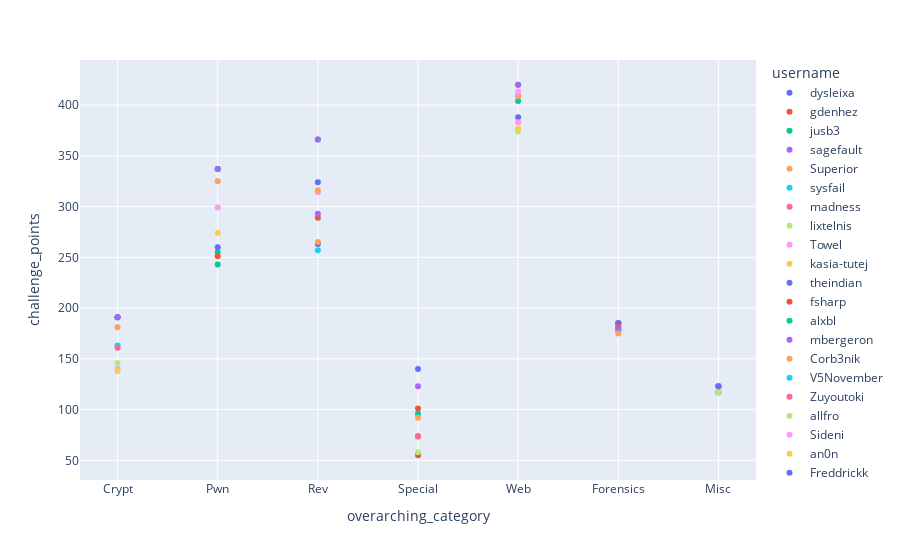

The code cell stored with this chart in its notebook:
### Code cell
import plotly.express as px

fig = px.scatter(
    top_10_per_category,
    x='overarching_category',
    y='challenge_points',
    color='username',
    hover_name='username'
)

fig.show()

### Figure 1 — Plotly figure (JSON) as saved in the notebook; plotly's stock layout.template omitted (floating-point values rounded to 4 significant figures)
{"data": [{"hovertemplate": "<b>%{hovertext}</b><br><br>username=dysleixa<br>overarching_category=%{x}<br>challenge_points=%{y}<extra></extra>", "hovertext": ["dysleixa", "dysleixa", "dysleixa", "dysleixa", "dysleixa"], "legendgroup": "dysleixa", "marker": {"color": "#636efa", "symbol": "circle"}, "mode": "markers", "name": "dysleixa", "orientation": "v", "showlegend": true, "type": "scatter", "x": ["Crypt", "Pwn", "Rev", "Special", "Web"], "xaxis": "x", "y": [191, 337, 263, 140, 388], "yaxis": "y"}, {"hovertemplate": "<b>%{hovertext}</b><br><br>username=gdenhez<br>overarching_category=%{x}<br>challenge_points=%{y}<extra></extra>", "hovertext": ["gdenhez", "gdenhez", "gdenhez", "gdenhez"], "legendgroup": "gdenhez", "marker": {"color": "#EF553B", "symbol": "circle"}, "mode": "markers", "name": "gdenhez", "orientation": "v", "showlegend": true, "type": "scatter", "x": ["Crypt", "Forensics", "Misc", "Special"], "xaxis": "x", "y": [191, 185, 123, 101], "yaxis": "y"}, {"hovertemplate": "<b>%{hovertext}</b><br><br>username=jusb3<br>overarching_category=%{x}<br>challenge_points=%{y}<extra></extra>", "hovertext": ["jusb3", "jusb3", "jusb3", "jusb3", "jusb3", "jusb3", "jusb3"], "legendgroup": "jusb3", "marker": {"color": "#00cc96", "symbol": "circle"}, "mode": "markers", "name": "jusb3", "orientation": "v", "showlegend": true, "type": "scatter", "x": ["Crypt", "Forensics", "Misc", "Pwn", "Rev", "Special", "Web"], "xaxis": "x", "y": [191, 185, 123, 337, 366, 96, 420], "yaxis": "y"}, {"hovertemplate": "<b>%{hovertext}</b><br><br>username=sagefault<br>overarching_category=%{x}<br>challenge_points=%{y}<extra></extra>", "hovertext": ["sagefault", "sagefault", "sagefault", "sagefault", "sagefault", "sagefault", "sagefault"], "legendgroup": "sagefault", "marker": {"color": "#ab63fa", "symbol": "circle"}, "mode": "markers", "name": "sagefault", "orientation": "v", "showlegend": true, "type": "scatter", "x": ["Crypt", "Forensics", "Misc", "Pwn", "Rev", "Special", "Web"], "xaxis": "x", "y": [191, 185, 123, 337, 366, 123, 420], "yaxis": "y"}, {"hovertemplate": "<b>%{hovertext}</b><br><br>username=Superior<br>overarching_category=%{x}<br>challenge_points=%{y}<extra></extra>", "hovertext": ["Superior", "Superior", "Superior", "Superior"], "legendgroup": "Superior", "marker": {"color": "#FFA15A", "symbol": "circle"}, "mode": "markers", "name": "Superior", "orientation": "v", "showlegend": true, "type": "scatter", "x": ["Crypt", "Forensics", "Misc", "Special"], "xaxis": "x", "y": [181, 178, 117, 92], "yaxis": "y"}, {"hovertemplate": "<b>%{hovertext}</b><br><br>username=sysfail<br>overarching_category=%{x}<br>challenge_points=%{y}<extra></extra>", "hovertext": ["sysfail", "sysfail", "sysfail"], "legendgroup": "sysfail", "marker": {"color": "#19d3f3", "symbol": "circle"}, "mode": "markers", "name": "sysfail", "orientation": "v", "showlegend": true, "type": "scatter", "x": ["Crypt", "Forensics", "Special"], "xaxis": "x", "y": [163, 178, 56], "yaxis": "y"}, {"hovertemplate": "<b>%{hovertext}</b><br><br>username=madness<br>overarching_category=%{x}<br>challenge_points=%{y}<extra></extra>", "hovertext": ["madness", "madness"], "legendgroup": "madness", "marker": {"color": "#FF6692", "symbol": "circle"}, "mode": "markers", "name": "madness", "orientation": "v", "showlegend": true, "type": "scatter", "x": ["Crypt", "Misc"], "xaxis": "x", "y": [161, 123], "yaxis": "y"}, {"hovertemplate": "<b>%{hovertext}</b><br><br>username=lixtelnis<br>overarching_category=%{x}<br>challenge_points=%{y}<extra></extra>", "hovertext": ["lixtelnis"], "legendgroup": "lixtelnis", "marker": {"color": "#B6E880", "symbol": "circle"}, "mode": "markers", "name": "lixtelnis", "orientation": "v", "showlegend": true, "type": "scatter", "x": ["Crypt"], "xaxis": "x", "y": [146], "yaxis": "y"}, {"hovertemplate": "<b>%{hovertext}</b><br><br>username=Towel<br>overarching_category=%{x}<br>challenge_points=%{y}<extra></extra>", "hovertext": ["Towel", "Towel", "Towel"], "legendgroup": "Towel", "marker": {"color": "#FF97FF", "symbol": "circle"}, "mode": "markers", "name": "Towel", "orientation": "v", "showlegend": true, "type": "scatter", "x": ["Crypt", "Misc", "Rev"], "xaxis": "x", "y": [140, 123, 314], "yaxis": "y"}, {"hovertemplate": "<b>%{hovertext}</b><br><br>username=kasia-tutej<br>overarching_category=%{x}<br>challenge_points=%{y}<extra></extra>", "hovertext": ["kasia-tutej"], "legendgroup": "kasia-tutej", "marker": {"color": "#FECB52", "symbol": "circle"}, "mode": "markers", "name": "kasia-tutej", "orientation": "v", "showlegend": true, "type": "scatter", "x": ["Crypt"], "xaxis": "x", "y": [138], "yaxis": "y"}, {"hovertemplate": "<b>%{hovertext}</b><br><br>username=theindian<br>overarching_category=%{x}<br>challenge_points=%{y}<extra></extra>", "hovertext": ["theindian", "theindian"], "legendgroup": "theindian", "marker": {"color": "#636efa", "symbol": "circle"}, "mode": "markers", "name": "theindian", "orientation": "v", "showlegend": true, "type": "scatter", "x": ["Forensics", "Misc"], "xaxis": "x", "y": [185, 123], "yaxis": "y"}, {"hovertemplate": "<b>%{hovertext}</b><br><br>username=fsharp<br>overarching_category=%{x}<br>challenge_points=%{y}<extra></extra>", "hovertext": ["fsharp", "fsharp", "fsharp"], "legendgroup": "fsharp", "marker": {"color": "#EF553B", "symbol": "circle"}, "mode": "markers", "name": "fsharp", "orientation": "v", "showlegend": true, "type": "scatter", "x": ["Forensics", "Rev", "Special"], "xaxis": "x", "y": [182, 289, 55], "yaxis": "y"}, {"hovertemplate": "<b>%{hovertext}</b><br><br>username=alxbl<br>overarching_category=%{x}<br>challenge_points=%{y}<extra></extra>", "hovertext": ["alxbl", "alxbl", "alxbl"], "legendgroup": "alxbl", "marker": {"color": "#00cc96", "symbol": "circle"}, "mode": "markers", "name": "alxbl", "orientation": "v", "showlegend": true, "type": "scatter", "x": ["Forensics", "Pwn", "Web"], "xaxis": "x", "y": [180, 255, 404], "yaxis": "y"}, {"hovertemplate": "<b>%{hovertext}</b><br><br>username=mbergeron<br>overarching_category=%{x}<br>challenge_points=%{y}<extra></extra>", "hovertext": ["mbergeron", "mbergeron"], "legendgroup": "mbergeron", "marker": {"color": "#ab63fa", "symbol": "circle"}, "mode": "markers", "name": "mbergeron", "orientation": "v", "showlegend": true, "type": "scatter", "x": ["Forensics", "Web"], "xaxis": "x", "y": [180, 409], "yaxis": "y"}, {"hovertemplate": "<b>%{hovertext}</b><br><br>username=Corb3nik<br>overarching_category=%{x}<br>challenge_points=%{y}<extra></extra>", "hovertext": ["Corb3nik", "Corb3nik", "Corb3nik", "Corb3nik"], "legendgroup": "Corb3nik", "marker": {"color": "#FFA15A", "symbol": "circle"}, "mode": "markers", "name": "Corb3nik", "orientation": "v", "showlegend": true, "type": "scatter", "x": ["Forensics", "Pwn", "Rev", "Web"], "xaxis": "x", "y": [175, 325, 316, 409], "yaxis": "y"}, {"hovertemplate": "<b>%{hovertext}</b><br><br>username=V5November<br>overarching_category=%{x}<br>challenge_points=%{y}<extra></extra>", "hovertext": ["V5November"], "legendgroup": "V5November", "marker": {"color": "#19d3f3", "symbol": "circle"}, "mode": "markers", "name": "V5November", "orientation": "v", "showlegend": true, "type": "scatter", "x": ["Misc"], "xaxis": "x", "y": [117], "yaxis": "y"}, {"hovertemplate": "<b>%{hovertext}</b><br><br>username=Zuyoutoki<br>overarching_category=%{x}<br>challenge_points=%{y}<extra></extra>", "hovertext": ["Zuyoutoki"], "legendgroup": "Zuyoutoki", "marker": {"color": "#FF6692", "symbol": "circle"}, "mode": "markers", "name": "Zuyoutoki", "orientation": "v", "showlegend": true, "type": "scatter", "x": ["Misc"], "xaxis": "x", "y": [117], "yaxis": "y"}, {"hovertemplate": "<b>%{hovertext}</b><br><br>username=allfro<br>overarching_category=%{x}<br>challenge_points=%{y}<extra></extra>", "hovertext": ["allfro", "allfro"], "legendgroup": "allfro", "marker": {"color": "#B6E880", "symbol": "circle"}, "mode": "markers", "name": "allfro", "orientation": "v", "showlegend": true, "type": "scatter", "x": ["Misc", "Web"], "xaxis": "x", "y": [117, 374], "yaxis": "y"}, {"hovertemplate": "<b>%{hovertext}</b><br><br>username=Sideni<br>overarching_category=%{x}<br>challenge_points=%{y}<extra></extra>", "hovertext": ["Sideni", "Sideni"], "legendgroup": "Sideni", "marker": {"color": "#FF97FF", "symbol": "circle"}, "mode": "markers", "name": "Sideni", "orientation": "v", "showlegend": true, "type": "scatter", "x": ["Pwn", "Web"], "xaxis": "x", "y": [299, 413], "yaxis": "y"}, {"hovertemplate": "<b>%{hovertext}</b><br><br>username=an0n<br>overarching_category=%{x}<br>challenge_points=%{y}<extra></extra>", "hovertext": ["an0n"], "legendgroup": "an0n", "marker": {"color": "#FECB52", "symbol": "circle"}, "mode": "markers", "name": "an0n", "orientation": "v", "showlegend": true, "type": "scatter", "x": ["Pwn"], "xaxis": "x", "y": [274], "yaxis": "y"}, {"hovertemplate": "<b>%{hovertext}</b><br><br>username=Freddrickk<br>overarching_category=%{x}<br>challenge_points=%{y}<extra></extra>", "hovertext": ["Freddrickk", "Freddrickk"], "legendgroup": "Freddrickk", "marker": {"color": "#636efa", "symbol": "circle"}, "mode": "markers", "name": "Freddrickk", "orientation": "v", "showlegend": true, "type": "scatter", "x": ["Pwn", "Rev"], "xaxis": "x", "y": [260, 324], "yaxis": "y"}, {"hovertemplate": "<b>%{hovertext}</b><br><br>username=garigouster<br>overarching_category=%{x}<br>challenge_points=%{y}<extra></extra>", "hovertext": ["garigouster"], "legendgroup": "garigouster", "marker": {"color": "#EF553B", "symbol": "circle"}, "mode": "markers", "name": "garigouster", "orientation": "v", "showlegend": true, "type": "scatter", "x": ["Pwn"], "xaxis": "x", "y": [251], "yaxis": "y"}, {"hovertemplate": "<b>%{hovertext}</b><br><br>username=fLink<br>overarching_category=%{x}<br>challenge_points=%{y}<extra></extra>", "hovertext": ["fLink"], "legendgroup": "fLink", "marker": {"color": "#00cc96", "symbol": "circle"}, "mode": "markers", "name": "fLink", "orientation": "v", "showlegend": true, "type": "scatter", "x": ["Pwn"], "xaxis": "x", "y": [243], "yaxis": "y"}, {"hovertemplate": "<b>%{hovertext}</b><br><br>username=stamparm<br>overarching_category=%{x}<br>challenge_points=%{y}<extra></extra>", "hovertext": ["stamparm"], "legendgroup": "stamparm", "marker": {"color": "#ab63fa", "symbol": "circle"}, "mode": "markers", "name": "stamparm", "orientation": "v", "showlegend": true, "type": "scatter", "x": ["Rev"], "xaxis": "x", "y": [293], "yaxis": "y"}, {"hovertemplate": "<b>%{hovertext}</b><br><br>username=bluedevil<br>overarching_category=%{x}<br>challenge_points=%{y}<extra></extra>", "hovertext": ["bluedevil", "bluedevil"], "legendgroup": "bluedevil", "marker": {"color": "#FFA15A", "symbol": "circle"}, "mode": "markers", "name": "bluedevil", "orientation": "v", "showlegend": true, "type": "scatter", "x": ["Rev", "Special"], "xaxis": "x", "y": [265, 73], "yaxis": "y"}, {"hovertemplate": "<b>%{hovertext}</b><br><br>username=nic-lovin<br>overarching_category=%{x}<br>challenge_points=%{y}<extra></extra>", "hovertext": ["nic-lovin"], "legendgroup": "nic-lovin", "marker": {"color": "#19d3f3", "symbol": "circle"}, "mode": "markers", "name": "nic-lovin", "orientation": "v", "showlegend": true, "type": "scatter", "x": ["Rev"], "xaxis": "x", "y": [257], "yaxis": "y"}, {"hovertemplate": "<b>%{hovertext}</b><br><br>username=acormier<br>overarching_category=%{x}<br>challenge_points=%{y}<extra></extra>", "hovertext": ["acormier"], "legendgroup": "acormier", "marker": {"color": "#FF6692", "symbol": "circle"}, "mode": "markers", "name": "acormier", "orientation": "v", "showlegend": true, "type": "scatter", "x": ["Special"], "xaxis": "x", "y": [74], "yaxis": "y"}, {"hovertemplate": "<b>%{hovertext}</b><br><br>username=Linkster78<br>overarching_category=%{x}<br>challenge_points=%{y}<extra></extra>", "hovertext": ["Linkster78"], "legendgroup": "Linkster78", "marker": {"color": "#B6E880", "symbol": "circle"}, "mode": "markers", "name": "Linkster78", "orientation": "v", "showlegend": true, "type": "scatter", "x": ["Special"], "xaxis": "x", "y": [58], "yaxis": "y"}, {"hovertemplate": "<b>%{hovertext}</b><br><br>username=dinus<br>overarching_category=%{x}<br>challenge_points=%{y}<extra></extra>", "hovertext": ["dinus"], "legendgroup": "dinus", "marker": {"color": "#FF97FF", "symbol": "circle"}, "mode": "markers", "name": "dinus", "orientation": "v", "showlegend": true, "type": "scatter", "x": ["Web"], "xaxis": "x", "y": [383], "yaxis": "y"}, {"hovertemplate": "<b>%{hovertext}</b><br><br>username=fob<br>overarching_category=%{x}<br>challenge_points=%{y}<extra></extra>", "hovertext": ["fob"], "legendgroup": "fob", "marker": {"color": "#FECB52", "symbol": "circle"}, "mode": "markers", "name": "fob", "orientation": "v", "showlegend": true, "type": "scatter", "x": ["Web"], "xaxis": "x", "y": [377], "yaxis": "y"}], "layout": {"legend": {"title": {"text": "username"}, "tracegroupgap": 0}, "margin": {"t": 60}, "xaxis": {"anchor": "y", "domain": [0, 1], "title": {"text": "overarching_category"}}, "yaxis": {"anchor": "x", "domain": [0, 1], "title": {"text": "challenge_points"}}}}
